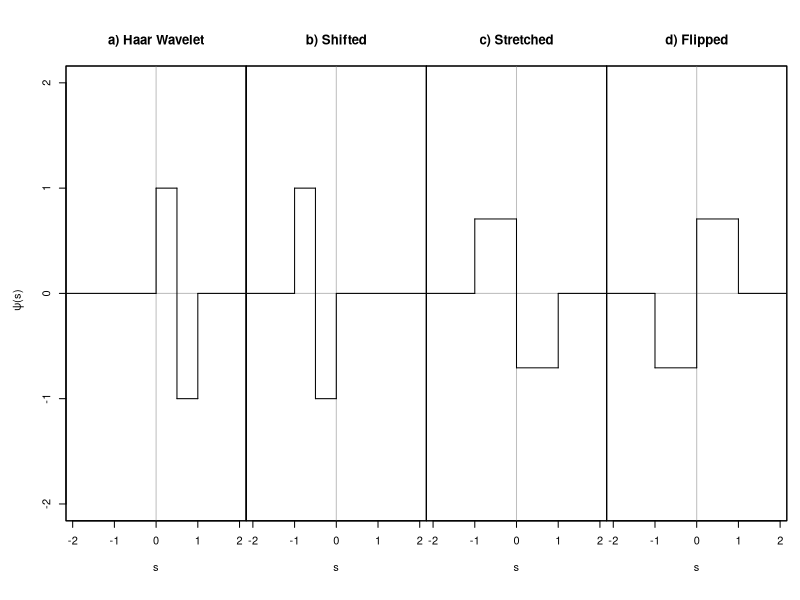

Generate this figure with R:


## Draws the Haar wavelet where:
##       psi(s) =  1  for 0   <  s <= 1/2
##              = -1  for 1/2 <= s <  1
##              =  0  otherwise

setwd("//filestore.soton.ac.uk/users/ch19g17/mydocuments/Wavelet")
tiff("HaarWavelet.tiff",res=300,height=8,width=17,units='cm',compression="lzw")

par(mfrow=c(1,4),mar=c(5,0,4,0),oma=c(1,5,1,1))
## original
## s=[-1,0] psi[s] = [1,-1]
plot((-2):2,(-2):2,type="n",main="a) Haar Wavelet",xlab="s",xlim=c(-2,2))
title(ylab=expression(paste(psi,"(s)")),outer=TRUE)
abline(h=0,col="grey")
abline(v=0,col="grey")
box()
segments(x0=-3,y0=0,x1=0) #across
segments(x0=0,y0=0,y1=1) #up
segments(x0=0,y0=1,x1=0.5) #across
segments(x0=0.5,y0=1,y1=-1) #down
segments(x0=0.5,y0=-1,x1=1) #across
segments(x0=1,y0=-1,y1=0) #up
segments(x0=1,y0=0,x1=3) #across

##shift
## s=[0,1] psi[s] = [1,-1]
plot((-2):2,(-2):2,type="n",main="b) Shifted",xlab="s",ylab="", yaxt="n",xlim=c(-2,2))
abline(h=0,col="grey")
abline(v=0,col="grey")
box()
segments(x0=-3,y0=0,x1=-1) #across
segments(x0=-1,y0=0,y1=1) #up
segments(x0=-1,y0=1,x1=-0.5) #across
segments(x0=-0.5,y0=1,y1=-1) #down
segments(x0=-0.5,y0=-1,x1=0) #across
segments(x0=0,y0=-1,y1=0) #up
segments(x0=0,y0=0,x1=3) #across

##stretch
## s=[-1,1] psi[s] = [-1/sqrt(2),1/sqrt(2)]
plot((-2):2,(-2):2,type="n",main="c) Stretched",xlab="s",ylab="", yaxt="n",xlim=c(-2,2))
abline(h=0,col="grey")
abline(v=0,col="grey")
box()
segments(x0=3,y0=0,x1=1) #across
segments(x0=1,y0=0,y1=(-1/sqrt(2))) #down
segments(x0=1,y0=(-1/sqrt(2)),x1=0) #across
segments(x0=0,y0=(-1/sqrt(2)),y1=(1/sqrt(2))) #up
segments(x0=0,y0=(1/sqrt(2)),x1=-1) #across
segments(x0=-1,y0=(1/sqrt(2)),y1=0) #down
segments(x0=-1,y0=0,x1=-3) #across


##stretch shift and flip
## s=[-1,1] psi[s] = [-1/sqrt(2),1/sqrt(2)]
plot((-2):2,(-2):2,type="n",main="d) Flipped",xlab="s",ylab="", yaxt="n",xlim=c(-2,2))
abline(h=0,col="grey")
abline(v=0,col="grey")
box()
segments(x0=-3,y0=0,x1=-1) #across
segments(x0=-1,y0=0,y1=(-1/sqrt(2))) #down
segments(x0=-1,y0=(-1/sqrt(2)),x1=0) #across
segments(x0=0,y0=(-1/sqrt(2)),y1=(1/sqrt(2))) #up
segments(x0=0,y0=(1/sqrt(2)),x1=1) #across
segments(x0=1,y0=(1/sqrt(2)),y1=0) #down
segments(x0=1,y0=0,x1=3) #across

par(mfrow=c(1,1))

dev.off()